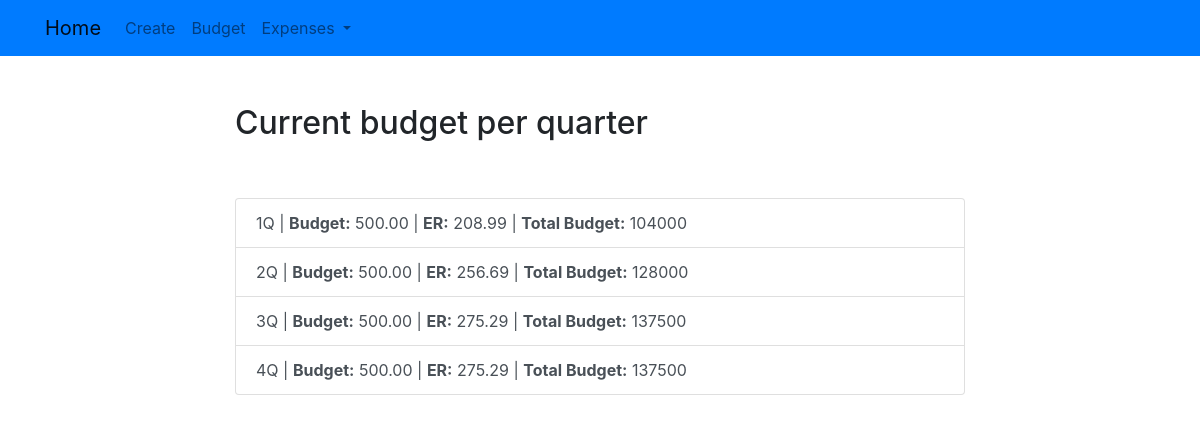
Page /currentbudget/ on the earlier database version.
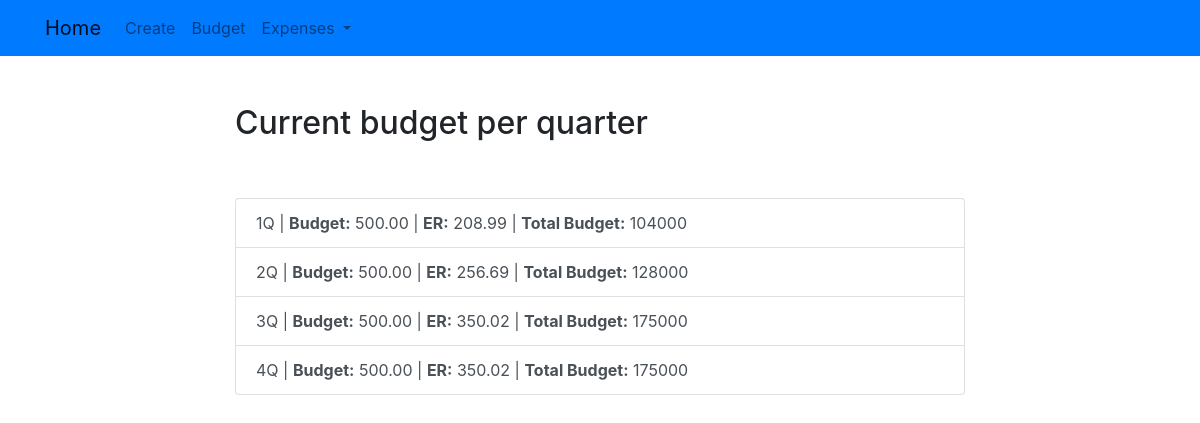
Same page on the later database version.
### tracker/models.py (models this page shows, shortened)
class qBudget(models.Model):
	quarter = models.CharField(max_length=2)
	budget = models.DecimalField(max_digits=7, decimal_places=2, default=00000.00)
	tc = models.DecimalField(max_digits=7, decimal_places=2, default=00000.00)

### tracker/views.py (the view)
# urls.py: path('currentbudget/', views.currentbudget, name="currentbudget"),
def currentbudget(request):
	q_budget = qBudget.objects.all()
	params = {'qbudget':q_budget}
	return render(request, 'tracker/currentbudget.html', params)

### tracker/templates/tracker/currentbudget.html
{% extends 'tracker/base.html' %}
{% block content %}
    <div class="row justify-content-center mt-5">
        <div class="col-md-8">
                             <h2>Current budget per quarter</h2>
        </div>
    </div>
    <div class="row justify-content-center mt-5">
        <div class="col-md-8">
        {% if qbudget %}
            <div class="list-group">
                {% for budget in qbudget %}
                    <a href="{% url 'qbudgetget' budget.id %}" class="list-group-item list-group-item-action">{{ budget.quarter }} | <b>Budget:</b> {{ budget.budget }} | <b>ER:</b> {{ budget.tc }} | <b>Total Budget:</b> {% widthratio budget.budget 1 budget.tc %}</a>
                {% endfor %}
            </div>
        {% endif %}
        </div>
    </div>
{% endblock %}

Differences in the rows shown:
changed qBudget (number 3 of 4 on the later page): tc "275.29" → "350.02"; budget+tc "137500" → "175000"
changed qBudget (number 4 of 4 on the later page): tc "275.29" → "350.02"; budget+tc "137500" → "175000"
